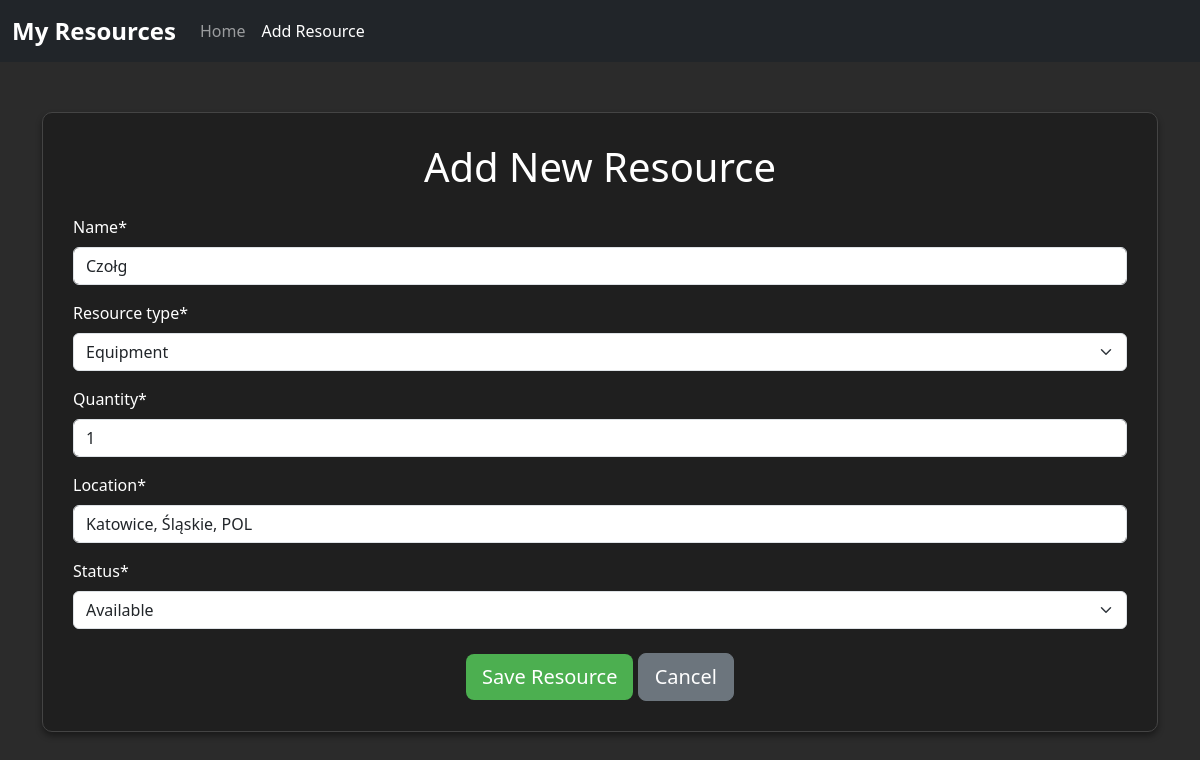
The app's page /update/1/ with its own data.
### core/models.py (models this page shows, shortened)
class Resource(models.Model):
    name = models.CharField(max_length=200)  # Name of the resource
    resource_type = models.CharField(
        max_length=100,
        choices=[
            ('equipment', 'Equipment'),
            ('personnel', 'Personnel'),
            ('supplies', 'Supplies'),
        ]
    )
    quantity = models.PositiveIntegerField()
    location = models.CharField(max_length=200)
    status = models.CharField(
        max_length=100,
        choices=[
            ('available', 'Available'),
            ('in_use', 'In Use'),
            ('under_maintenance', 'Under Maintenance'),
        ]
    )
    created_at = models.DateTimeField(auto_now_add=True)
    updated_at = models.DateTimeField(auto_now=True)

### core/views.py (the view)
# urls.py: path('update/<int:pk>/', views.resource_update, name='resource_update'),  # URL dla edycji zasobu
def resource_update(request, pk):
    resource = Resource.objects.get(pk=pk)  # Get the resource by primary key
    if request.method == 'POST':
        form = ResourceForm(request.POST, instance=resource)
        if form.is_valid():
            form.save()  # Save changes to the resource
            return redirect('resource_list')  # Redirect to the resource list
    else:
        form = ResourceForm(instance=resource)
    return render(request, 'core/resource_form.html', {'form': form})

### core/forms.py
class ResourceForm(forms.ModelForm):
    class Meta:
        model = Resource
        fields = ['name', 'resource_type', 'quantity', 'location', 'status']

### core/templates/core/resource_form.html (shortened to what this page needs)
<!DOCTYPE html>
<html lang="en">
<head>
    <link href="https://cdn.jsdelivr.net/npm/bootstrap@5.3.0/dist/css/bootstrap.min.css" rel="stylesheet">
</head>
<body>
    {% load crispy_forms_tags %}
    <nav class="navbar navbar-expand-lg navbar-dark bg-dark">
        <div class="container-fluid">
            <a class="navbar-brand" href="#">My Resources</a>
            <div class="collapse navbar-collapse" id="navbarNav">
                <ul class="navbar-nav">
                    <li class="nav-item">
                        <a class="nav-link" href="{% url 'resource_list' %}">Home</a>
                    </li>
                    <li class="nav-item">
                        <a class="nav-link active" aria-current="page" href="{% url 'resource_create' %}">Add Resource</a>
                    </li>
                </ul>
            </div>
        </div>
    </nav>
    <div class="container">
        <div class="form-container">
            <h1 class="text-center mb-4">Add New Resource</h1>
            <form method="post" novalidate>
                {{ form|crispy }}
                <div class="text-center mt-4">
                    <button type="submit" class="btn btn-primary btn-lg">Save Resource</button>
                    <a href="{% url 'resource_list' %}" class="btn btn-secondary btn-lg">Cancel</a>
                </div>
            </form>
        </div>
    </div>
</body>
</html>

### core/templates/core/resource_form.html (style rules this page uses)
body { background-color: #2b2b2b; color: #ffffff; }
.form-container { background-color: #1f1f1f; border: 1px solid #444; border-radius: 10px; padding: 30px; margin-top: 50px; box-shadow: 0px 4px 6px rgba(0, 0, 0, 0.4); }
.btn-primary { background-color: #4caf50; border: none; }
.navbar-dark .navbar-brand { font-weight: bold; font-size: 1.5rem; }

### records on screen
Resource: name "Czołg", resource_type "Equipment", quantity "1", location "Katowice, Śląskie, POL", status "Available"
